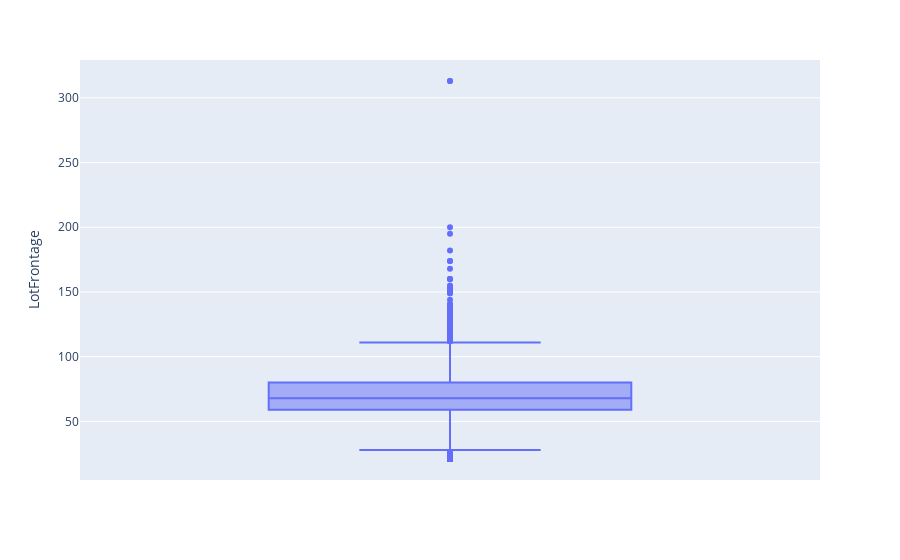

This figure's notebook cell:
### Markdown cell above
Investigando LotFrontage, no se tiene una razon especifica por la cual falten valores en este campo, asi que idearemos un metodo para imputar sus valores faltantes

### Code cell
#Verificamos los outliers de LotFrontage:
px.box(df,y="LotFrontage")

### Figure 1 — Plotly figure (JSON) as saved in the notebook; plotly's stock layout.template omitted (floating-point values rounded to 4 significant figures; data arrays with more than 128 entries replaced by an {"elided": "..."} marker saying what was removed)
{"data": [{"alignmentgroup": "True", "hovertemplate": "LotFrontage=%{y}<extra></extra>", "legendgroup": "", "marker": {"color": "#636efa"}, "name": "", "notched": false, "offsetgroup": "", "orientation": "v", "showlegend": false, "type": "box", "x0": " ", "xaxis": "x", "y": {"elided": "2919 int values"}, "y0": " ", "yaxis": "y"}], "layout": {"boxmode": "group", "legend": {"tracegroupgap": 0}, "margin": {"t": 60}, "xaxis": {"anchor": "y", "domain": [0, 1]}, "yaxis": {"anchor": "x", "domain": [0, 1], "title": {"text": "LotFrontage"}}}}
